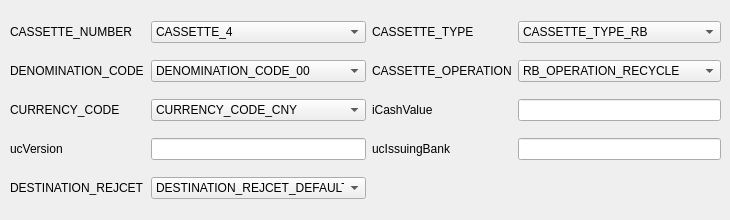
      <widget class="QWidget" name="tab_15">
       <attribute name="title">
        <string>ST_CASSETTE_INFO4</string>
       </attribute>
       <widget class="QWidget" name="layoutWidget_11">
        <property name="geometry">
         <rect>
          <x>10</x>
          <y>10</y>
          <width>711</width>
          <height>201</height>
         </rect>
        </property>
        <layout class="QGridLayout" name="gridLayout_12">
         <item row="1" column="1">
          <widget class="QComboBox" name="comboBox_SetUnitInfo_Cassette4_iDenoCode">
           <item>
            <property name="text">
             <string>DENOMINATION_CODE_00</string>
            </property>
           </item>
           <item>
            <property name="text">
             <string>DENOMINATION_CODE_10_4TH</string>
            </property>
           </item>
           <item>
            <property name="text">
             <string>DENOMINATION_CODE_50_4TH</string>
            </property>
           </item>
           <item>
            <property name="text">
             <string>DENOMINATION_CODE_100_4TH</string>
            </property>
           </item>
           <item>
            <property name="text">
             <string>DENOMINATION_CODE_100_5TH</string>
            </property>
           </item>
           <item>
            <property name="text">
             <string>DENOMINATION_CODE_20_5TH</string>
            </property>
           </item>
           <item>
            <property name="text">
             <string>DENOMINATION_CODE_10_5TH</string>
            </property>
           </item>
           <item>
            <property name="text">
             <string>DENOMINATION_CODE_50_5TH</string>
            </property>
           </item>
           <item>
            <property name="text">
             <string>DENOMINATION_CODE_ALL</string>
            </property>
           </item>
          </widget>
         </item>
         <item row="1" column="3">
          <widget class="QLabel" name="label_63">
           <property name="text">
            <string>CASSETTE_OPERATION</string>
           </property>
          </widget>
         </item>
         <item row="3" column="0">
          <widget class="QLabel" name="label_104">
           <property name="text">
            <string>ucVersion</string>
           </property>
          </widget>
         </item>
         <item row="0" column="3">
          <widget class="QLabel" name="label_61">
           <property name="text">
            <string>CASSETTE_TYPE</string>
           </property>
          </widget>
         </item>
         <item row="0" column="4">
          <widget class="QComboBox" name="comboBox_SetUnitInfo_Cassette4_iCassType">
           <item>
            <property name="text">
             <string>CASSETTE_TYPE_RB</string>
            </property>
           </item>
           <item>
            <property name="text">
             <string>CASSETTE_TYPE_AB</string>
            </property>
           </item>
           <item>
            <property name="text">
             <string>CASSETTE_TYPE_DAB</string>
            </property>
           </item>
           <item>
            <property name="text">
             <string>CASSETTE_TYPE_UNKNOWN</string>
            </property>
           </item>
          </widget>
         </item>
         <item row="4" column="0">
          <widget class="QLabel" name="label_109">
           <property name="text">
            <string>DESTINATION_REJCET</string>
           </property>
          </widget>
         </item>
         <item row="2" column="2">
          <spacer name="horizontalSpacer_22">
           <property name="orientation">
            <enum>Qt::Horizontal</enum>
           </property>
           <property name="sizeHint" stdset="0">
            <size>
             <width>40</width>
             <height>20</height>
            </size>
           </property>
          </spacer>
         </item>
         <item row="1" column="2">
          <spacer name="horizontalSpacer_8">
           <property name="orientation">
            <enum>Qt::Horizontal</enum>
           </property>
           <property name="sizeHint" stdset="0">
            <size>
             <width>40</width>
             <height>20</height>
            </size>
           </property>
          </spacer>
         </item>
         <item row="4" column="2">
          <spacer name="horizontalSpacer_24">
           <property name="orientation">
            <enum>Qt::Horizontal</enum>
           </property>
           <property name="sizeHint" stdset="0">
            <size>
             <width>40</width>
             <height>20</height>
            </size>
           </property>
          </spacer>
         </item>
         <item row="3" column="2">
          <spacer name="horizontalSpacer_23">
           <property name="orientation">
            <enum>Qt::Horizontal</enum>
           </property>
           <property name="sizeHint" stdset="0">
            <size>
             <width>40</width>
             <height>20</height>
            </size>
           </property>
          </spacer>
         </item>
         <item row="0" column="2">
          <spacer name="horizontalSpacer_7">
           <property name="orientation">
            <enum>Qt::Horizontal</enum>
           </property>
           <property name="sizeHint" stdset="0">
            <size>
             <width>40</width>
             <height>20</height>
            </size>
           </property>
          </spacer>
         </item>
         <item row="1" column="0">
          <widget class="QLabel" name="label_62">
           <property name="text">
            <string>DENOMINATION_CODE</string>
           </property>
          </widget>
         </item>
         <item row="0" column="1">
          <widget class="QComboBox" name="comboBox_SetUnitInfo_Cassette4_iCassNO">
           <item>
            <property name="text">
             <string>CASSETTE_4</string>
            </property>
           </item>
           <item>
            <property name="text">
             <string>CASSETTE_1</string>
            </property>
           </item>
           <item>
            <property name="text">
             <string>CASSETTE_2</string>
            </property>
           </item>
           <item>
            <property name="text">
             <string>CASSETTE_3</string>
            </property>
           </item>
           <item>
            <property name="text">
             <string>CASSETTE_5</string>
            </property>
           </item>
           <item>
            <property name="text">
             <string>CASSETTE_6</string>
            </property>
           </item>
           <item>
            <property name="text">
             <string>RESERVED</string>
            </property>
           </item>
          </widget>
         </item>
         <item row="4" column="1">
          <widget class="QComboBox" name="comboBox_SetUnitInfo_Cassette4_iCassNoteHandInfo">
           <item>
            <property name="text">
             <string>DESTINATION_REJCET_DEFAULT</string>
            </property>
           </item>
           <item>
            <property name="text">
             <string>DESTINATION_REJCET_CS</string>
            </property>
           </item>
           <item>
            <property name="text">
             <string>DESTINATION_REJCET_DISPENSE</string>
            </property>
           </item>
           <item>
            <property name="text">
             <string>DESTINATION_REJCET_DEPOSIT</string>
            </property>
           </item>
           <item>
            <property name="text">
             <string>DESTINATION_REJECT_CASH1_COMBINE</string>
            </property>
           </item>
          </widget>
         </item>
         <item row="3" column="3">
          <widget class="QLabel" name="label_105">
           <property name="text">
            <string>ucIssuingBank</string>
           </property>
          </widget>
         </item>
         <item row="2" column="0">
          <widget class="QLabel" name="label_102">
           <property name="text">
            <string>CURRENCY_CODE</string>
           </property>
          </widget>
         </item>
         <item row="1" column="4">
          <widget class="QComboBox" name="comboBox_SetUnitInfo_Cassette4_iCassOper">
           <item>
            <property name="text">
             <string>RB_OPERATION_RECYCLE</string>
            </property>
           </item>
           <item>
            <property name="text">
             <string>RB_OPERATION_DEPOSITE</string>
            </property>
           </item>
           <item>
            <property name="text">
             <string>RB_OPERATION_DISPENSE</string>
            </property>
           </item>
           <item>
            <property name="text">
             <string>AB_OPERATION_DEPREJRET</string>
            </property>
           </item>
           <item>
            <property name="text">
             <string>RB_OPERATION_UNKNOWN</string>
            </property>
           </item>
          </widget>
         </item>
         <item row="2" column="4">
          <widget class="QLineEdit" name="lineEdit_SetUnitInfo_Cassette4_iCashValue"/>
         </item>
         <item row="2" column="3">
          <widget class="QLabel" name="label_103">
           <property name="text">
            <string>iCashValue</string>
           </property>
          </widget>
         </item>
         <item row="3" column="1">
          <widget class="QLineEdit" name="lineEdit_SetUnitInfo_Cassette4_ucVersion"/>
         </item>
         <item row="2" column="1">
          <widget class="QComboBox" name="comboBox_SetUnitInfo_Cassette4_iCurrencyCode">
           <item>
            <property name="text">
             <string>CURRENCY_CODE_CNY</string>
            </property>
           </item>
           <item>
            <property name="text">
             <string>CURRENCY_CODE_EUR</string>
            </property>
           </item>
           <item>
            <property name="text">
             <string>CURRENCY_CODE_RESERVED</string>
            </property>
           </item>
          </widget>
         </item>
         <item row="3" column="4">
          <widget class="QLineEdit" name="lineEdit_SetUnitInfo_Cassette4_ucIssuingBank"/>
         </item>
         <item row="0" column="0">
          <widget class="QLabel" name="label_60">
           <property name="text">
            <string>CASSETTE_NUMBER</string>
           </property>
          </widget>
         </item>
        </layout>
       </widget>
      </widget>
